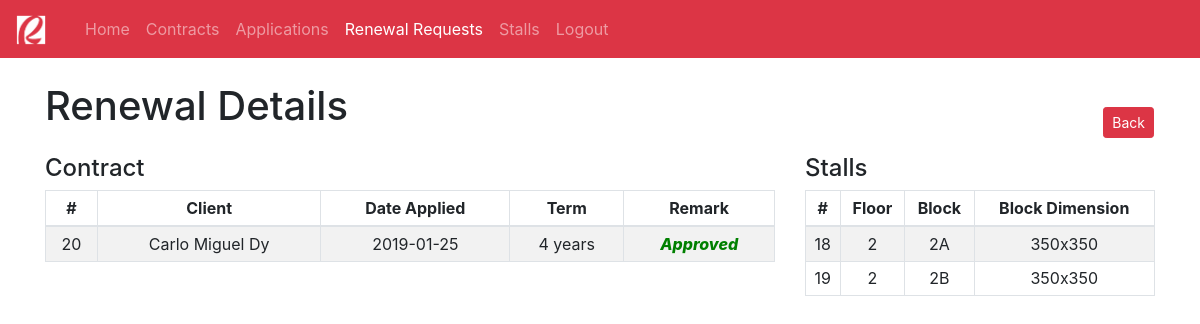
The page /admin-view-renewal-details.php?renewal_id=21 (signed in) on the database its author committed.
### tables this page shows
CREATE TABLE `renewal` (
  `renewal_id` int(11) NOT NULL,
  `client_id` int(11) NOT NULL,
  `contract_id` int(11) NOT NULL,
  `date_applied_renewal` datetime DEFAULT CURRENT_TIMESTAMP,
  `renewal_status` varchar(32) DEFAULT 'Unapproved',
  `renewal_term` varchar(32) NOT NULL,
  `start_date` datetime DEFAULT NULL,
  `end_date` datetime DEFAULT NULL
);

CREATE TABLE `client` (
  `client_id` int(11) NOT NULL,
  `fname` varchar(32) NOT NULL,
  `lname` varchar(32) NOT NULL,
  `email` varchar(64) NOT NULL,
  `address` varchar(128) NOT NULL,
  `contact` varchar(24) NOT NULL
);

CREATE TABLE `renewal_details` (
  `id` int(11) NOT NULL,
  `renewal_id` int(11) NOT NULL,
  `stall_id` int(11) NOT NULL
);

CREATE TABLE `stalls` (
  `stall_id` int(11) NOT NULL,
  `floor_no` varchar(1) NOT NULL,
  `block_no` varchar(20) NOT NULL,
  `block_dimension` varchar(11) NOT NULL,
  `stall_price` double NOT NULL,
  `price_date_effectivity` datetime DEFAULT NULL
);

### admin-view-renewal-details.php (the view, shortened to what this page needs)
<!DOCTYPE html>
<html lang="en">
<head>
    <link rel="stylesheet" href="bootstrap-4.2.1-dist/css/bootstrap.min.css">
    <nav class="navbar navbar-expand-lg navbar-dark bg-danger">
        <a class="navbar-brand" href="index.php">
            <img src="img/rob.png" width="30" height="30" alt="">
        </a>
        <div class="container">
            <div class="collapse navbar-collapse" id="navbarNav">
                <ul class="navbar-nav">
                    <li class="nav-item ">
                        <a class="nav-link" href="index.php">Home</a>
                    </li>
                    <li class="nav-item ">
                        <a class="nav-link" href="admin-contracts.php">Contracts</a>
                    </li>
                    <li class="nav-item ">
                        <a class="nav-link" href="admin-applied-stalls.php">Applications</a>
                    </li>
                    <li class="nav-item active">
                        <a class="nav-link" href="admin-renewal-requests.php">Renewal Requests</a>
                    </li>
                    <li class="nav-item">
                        <a class="nav-link" href="admin-stalls.php">Stalls</a>
                    </li>
                </ul>
                <ul class="navbar-nav float-right">
                    <li class="nav-item">
                        <a href="api/logout.php" class="nav-link">Logout</a>
                    </li>
                </ul>
            </div>
        </div>
    </nav>
</head>
<body>
    <div class="container">
        <br><h1 class="float-left">Renewal Details</h1><br>
        <a href='admin-renewal-requests.php' class='btn btn-danger btn-sm float-right' style='margin: 1px;'>Back</a><br /><br>
        <div class="row">
            <div class="col-md-8">
                <h4>Contract</h4>
                <table class="table table-bordered table-striped table-sm">
                    <thead align="center">
                        <th>#</th>
                        <th>Client</th>
                        <th>Date Applied</th>
                        <th>Term</th>
                        <th>Remark</th>
                    </thead>
                <?php
                    require_once "api/config.php";
                    $renewal_id = $_GET['renewal_id'];
                    $sql_renewal = "SELECT r.renewal_id AS 'renewal_id', cl.fname AS 'fname', cl.lname AS 'lname',
                    r.contract_id AS 'contract_id', r.date_applied_renewal AS 'date_applied_renewal', r.renewal_status AS 'renewal_status',
                    r.renewal_term AS 'renewal_term'
                    FROM renewal r
                    INNER JOIN client cl ON r.client_id = cl.client_id
                    WHERE renewal_id = $renewal_id
                    ";
                    $result_renewal = mysqli_query($link, $sql_renewal);
                    if(mysqli_num_rows($result_renewal) > 0 ){
                        while($row_renewal = mysqli_fetch_assoc($result_renewal)){
                            echo "<tr align='center'>";
                                echo "<td>" . $row_renewal['contract_id'] . "</td>";
                                echo "<td>" . $row_renewal['fname'] . " " . $row_renewal['lname'] . "</td>";
                                $old_renewal_date = strtotime($row_renewal['date_applied_renewal']);
                                $new_renewal_date = date('Y-m-d', $old_renewal_date);
                                echo "<td>" . $new_renewal_date . "</td>";
                                echo "<td>" . $row_renewal['renewal_term'] . "</td>";
                                if($row_renewal['renewal_status'] == 'Approved'){
                                    echo "<td style='color: green; font-style: italic; font-weight: 800;'>" . $row_renewal['renewal_status'] . "</td>";
                                }elseif($row_renewal['renewal_status'] == 'Unapproved'){
                                    echo "<td style='color: gray; font-style: italic; font-weight: 800;'>" . $row_renewal['renewal_status'] . "</td>";
                                }elseif($row_renewal['renewal_status'] == 'Disapproved'){
                                    echo "<td style='color: red; font-style: italic; font-weight: 800;'>" . $row_renewal['renewal_status'] . "</td>";
                                }elseif($row_renewal['renewal_status'] == 'Cancelled'){
                                    echo "<td style='color: red; font-style: italic; font-weight: 800;'>" . $row_renewal['renewal_status'] . "</td>";
                                }
                            echo "</tr>";
                        }
                    }else{
                        echo "<td colspan='7' style='font-style: italic;' align='center'>No records found.</td>";
                    }
                ?>
                </table>
            </div>
            <div class="col-md-4">
                <h4>Stalls</h4>
                <table class="table table-sm table-bordered table-striped">
                    <thead align="center">
                        <th>#</th>
                        <th>Floor</th>
                        <th>Block</th>
                        <th>Block Dimension</th>
                    </thead>
                    <?php
                        $sql_renewal_details = "SELECT * FROM renewal_details rd INNER JOIN stalls s ON rd.stall_id = s.stall_id";
                        $result_renewal_details = mysqli_query($link, $sql_renewal_details);
                        if(mysqli_num_rows($result_renewal_details) > 0){
                            while($row_renewal_details = mysqli_fetch_assoc($result_renewal_details)){
                                echo "<tr align='center'>";
                                    echo "<td>" . $row_renewal_details['stall_id'] . "</td>";
                                    echo "<td>" . $row_renewal_details['floor_no'] . "</td>";
                                    echo "<td>" . $row_renewal_details['block_no'] . "</td>";
                                    echo "<td>" . $row_renewal_details['block_dimension'] . "</td>";
                                echo "</tr>";
                            }
                        }else{
                            echo '<tr>';
                                echo '<td colspan="4" style="font-style: italic;" align="center">No records found.</td>';
                            echo '</tr>';
                        }
                    ?>
                </table>
            </div>
        </div>
    </div>
</body>
</html>

### rows shown on the page
renewal: contract "20", client.fname "Carlo Miguel", client.lname "Dy", date_applied_renewal "2019-01-25", renewal_term "4 years", renewal_status "Approved"
renewal_details: stall.stall_id "18", stall.floor_no "2", stall.block_no "2A", stall.block_dimension "350x350"
renewal_details: stall.stall_id "19", stall.floor_no "2", stall.block_no "2B", stall.block_dimension "350x350"
